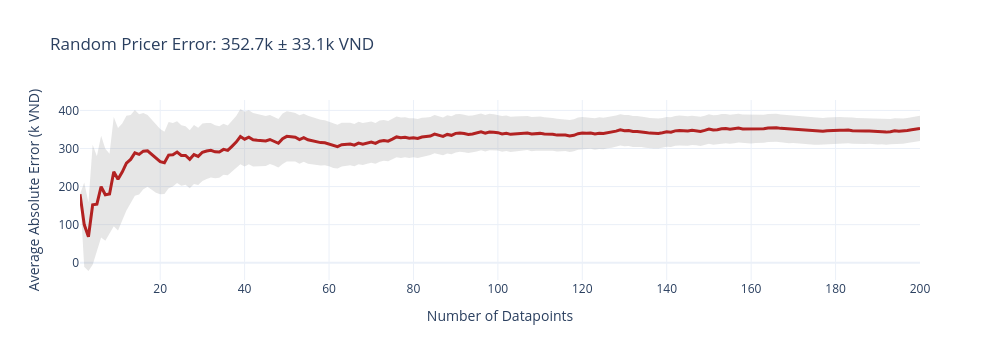
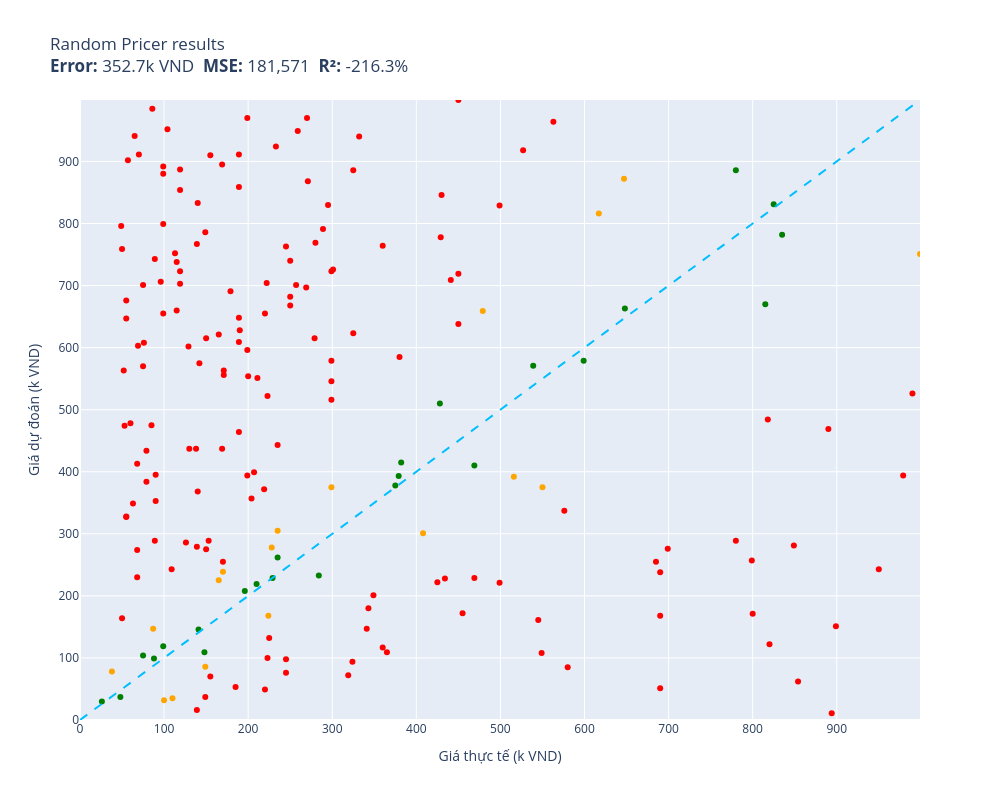

The notebook cell these images were saved under, in order:
### Markdown cell above
## Section 1 — Statistical Baselines

Không dùng NLP — chỉ là heuristic đơn giản.  
Đây là "đường sàn" mà mọi ML model đều phải vượt qua.

Evaluate trên `test` set, 200 samples — giống English day3.

### Code cell
def random_pricer(item):
    return random.randrange(5, 1001)

random.seed(42)
results["1a. Random"] = evaluate(random_pricer, test)

### Figure 1 — Plotly figure (JSON) as saved in the notebook; plotly's stock layout.template omitted (floating-point values rounded to 4 significant figures; data arrays with more than 128 entries replaced by an {"elided": "..."} marker saying what was removed)
{"data": [{"fill": "toself", "fillcolor": "rgba(128,128,128,0.2)", "hoverinfo": "skip", "line": {"color": "rgba(255,255,255,0)"}, "name": "95% CI", "showlegend": false, "type": "scatter", "x": {"elided": "400 int values"}, "y": {"elided": "400 float values"}}, {"customdata": {"elided": "200x1 float values"}, "hovertemplate": "n=%{x}<br>Avg Error=%{y:.1f}k VND<br>±95% CI=%{customdata[0]:.1f}k<extra></extra>", "line": {"color": "firebrick", "width": 3}, "mode": "lines", "name": "Cumulative Avg Error", "type": "scatter", "x": {"elided": "200 int values"}, "y": {"elided": "200 float values"}}], "layout": {"height": 360, "showlegend": false, "title": {"text": "Random Pricer Error: 352.7k ± 33.1k VND"}, "width": 1000, "xaxis": {"title": {"text": "Number of Datapoints"}}, "yaxis": {"title": {"text": "Average Absolute Error (k VND)"}}}}

### Figure 2 — Plotly figure (JSON) as saved in the notebook; plotly's stock layout.template omitted (floating-point values rounded to 4 significant figures; data arrays with more than 128 entries replaced by an {"elided": "..."} marker saying what was removed)
{"data": [{"customdata": [["Thùng lưu trữ, hộp đựng đồ đa năng bằng ...\\Dự đoán: 659.0k VND  Thực tế: 479.0k VND"], ["Giá Đỡ Dây Cáp Wi WU CH011 - Hàng Chính ...\\Dự đoán: 35.0k VND  Thực tế: 110.0k VND"], ["Ba lô, balo  laptop thời trang Hàn Quốc ...\\Dự đoán: 32.0k VND  Thực tế: 100.0k VND"], ["Đồ Chơi Tay Cầm Âm Nhạc 2 TOONYKIDS - Đồ...\\Dự đoán: 168.0k VND  Thực tế: 224.0k VND"], ["Bộ Tháo Mắt Xích Xe Loại Tốt – Gọn Nhẹ, ...\\Dự đoán: 225.0k VND  Thực tế: 165.0k VND"], ["MÁY MÀI 100MM 710W TOLSEN 79544 - HÀNG C...\\Dự đoán: 872.0k VND  Thực tế: 647.0k VND"], ["Pin dùng cho Laptop Acer One 725 - Hàng ...\\Dự đoán: 392.0k VND  Thực tế: 516.0k VND"], ["Dầu gội nam Home Scape Care giảm gàu chă...\\Dự đoán: 305.0k VND  Thực tế: 235.0k VND"], ["Balo Laptop 15.6 inch KMORE The CARTER -...\\Dự đoán: 375.0k VND  Thực tế: 550.0k VND"], ["Bình Uống Nước Cho Bé LocknLock HAP916 4...\\Dự đoán: 301.0k VND  Thực tế: 408.0k VND"], ["Khăn lụa choàng cổ 02\\Dự đoán: 86.0k VND  Thực tế: 149.0k VND"], ["Bao da dành cho Samsung Galaxy Tab S6 10...\\Dự đoán: 278.0k VND  Thực tế: 228.0k VND"], ["Ví nữ cầm tay vuông mini hình cỏ ba lá  ...\\Dự đoán: 78.0k VND  Thực tế: 38.0k VND"], ["Máy Xay Sinh Tố BlueStone BLB-5328 1.5 L...\\Dự đoán: 751.0k VND  Thực tế: 999.0k VND"], ["Combo 10 Mặt Nạ Banobagi Kháng Viêm, Giả...\\Dự đoán: 239.0k VND  Thực tế: 170.0k VND"], ["Ngũ cốc Xuân An yến mạch hạnh nhân hạt c...\\Dự đoán: 147.0k VND  Thực tế: 87.0k VND"], ["Sạc cho Laptop MSI PS42 8RA  Hàng Nhập k...\\Dự đoán: 375.0k VND  Thực tế: 299.0k VND"], ["Sạc cho laptop Dell Gaming Inspiron 7567...\\Dự đoán: 816.0k VND  Thực tế: 617.0k VND"]], "hovertemplate": "%{customdata[0]}<extra></extra>", "legendgroup": "orange", "marker": {"color": "orange", "size": 6, "symbol": "circle"}, "mode": "markers", "name": "orange", "orientation": "v", "showlegend": true, "type": "scatter", "x": [479, 110, 100, 224, 165, 647, 516, 235, 550, 408, 149, 228, 38, 999, 170, 87, 299, 617], "xaxis": "x", "y": [659, 35, 32, 168, 225, 872, 392, 305, 375, 301, 86, 278, 78, 751, 239, 147, 375, 816], "yaxis": "y"}, {"customdata": [["Bộ Gí Đỡ Từ Đa Chức Năng Hoco PH19 - Hàn...\\Dự đoán: 119.0k VND  Thực tế: 99.0k VND"], ["Chì Kẻ Mày Xé Suri 101 Black Màu Đen E27...\\Dự đoán: 30.0k VND  Thực tế: 26.0k VND"], ["Ugreen UG30771US230TK card mạng PCI-e 1x...\\Dự đoán: 233.0k VND  Thực tế: 284.0k VND"], ["Thức ăn IGUANA Trưởng Thành Bí Đỏ GREENA...\\Dự đoán: 109.0k VND  Thực tế: 148.0k VND"], ["Lốc 4 Gói băng vệ sinh Kotex Bảo Vệ Toàn...\\Dự đoán: 208.0k VND  Thực tế: 196.0k VND"], ["Thú nhồi bông rồng sữa vô tri êm mịn - S...\\Dự đoán: 670.0k VND  Thực tế: 815.0k VND"], ["Quạt treo tường Lifan TE-1689 có remote ...\\Dự đoán: 782.0k VND  Thực tế: 835.0k VND"], ["Ổ Khóa Chống Trộm Thông Minh\\Dự đoán: 99.0k VND  Thực tế: 88.0k VND"], ["BẠT CHỐNG NẮNG PHÍA TRONG KÍNH LÁI Xe Ô ...\\Dự đoán: 104.0k VND  Thực tế: 75.0k VND"], ["Máy Đo Huyết Áp Cơ ALPK2 - Nhập Khẩu Chí...\\Dự đoán: 831.0k VND  Thực tế: 825.0k VND"], ["Serum Prettyskin B5 Phục Hồi, Dưỡng Sáng...\\Dự đoán: 378.0k VND  Thực tế: 375.0k VND"], ["Bộ Test Nước Emaux CE029\\Dự đoán: 219.0k VND  Thực tế: 210.0k VND"], ["Đèn pin đội đầu j78 chiếu xa ánh sáng mạ...\\Dự đoán: 393.0k VND  Thực tế: 379.0k VND"], ["Bộ combo Vệ Sinh & Khửi mùi Giày Dép Sne...\\Dự đoán: 229.0k VND  Thực tế: 229.0k VND"], ["Combo 2 bộ miếng lót cho giày rộng V.3 T...\\Dự đoán: 37.0k VND  Thực tế: 48.0k VND"], ["Ly  Thuỷ Tinh Pha Lê Ý RCR 360ml\\Dự đoán: 415.0k VND  Thực tế: 382.0k VND"], ["Kính râm nam Solex chữ H Mắt kính thủy t...\\Dự đoán: 410.0k VND  Thực tế: 469.0k VND"], ["MŨI KHOAN ĐẤT Φ150X800MM INGCO GEA55221-...\\Dự đoán: 663.0k VND  Thực tế: 648.0k VND"], ["Nệm Massage toàn thân Bella Plus MK292\\Dự đoán: 579.0k VND  Thực tế: 599.0k VND"], ["Ốp Lưng Kính Cường Lực Trong Suốt Hoàn T...\\Dự đoán: 146.0k VND  Thực tế: 141.0k VND"], ["Bộ 6 Ly Thủy Tinh Diamond Bormioli Rocco...\\Dự đoán: 510.0k VND  Thực tế: 428.0k VND"], ["Sạc Tương Thích Cho Laptop Asus 150w TUF...\\Dự đoán: 886.0k VND  Thực tế: 780.0k VND"], ["Bao da Dux Ducis dành cho iPhone 15 Pro ...\\Dự đoán: 262.0k VND  Thực tế: 235.0k VND"], ["Máy nghe nhạc Lossless Ruizu X05 Bộ Nhớ ...\\Dự đoán: 571.0k VND  Thực tế: 539.0k VND"]], "hovertemplate": "%{customdata[0]}<extra></extra>", "legendgroup": "green", "marker": {"color": "green", "size": 6, "symbol": "circle"}, "mode": "markers", "name": "green", "orientation": "v", "showlegend": true, "type": "scatter", "x": [99, 26, 284, 148, 196, 815, 835, 88, 75, 825, 375, 210, 379, 229, 48, 382, 469, 648, 599, 141, 428, 780, 235, 539], "xaxis": "x", "y": [119, 30, 233, 109, 208, 670, 782, 99, 104, 831, 378, 219, 393, 229, 37, 415, 410, 663, 579, 146, 510, 886, 262, 571], "yaxis": "y"}, {"customdata": {"elided": "158x1 str values"}, "hovertemplate": "%{customdata[0]}<extra></extra>", "legendgroup": "red", "marker": {"color": "red", "size": 6, "symbol": "circle"}, "mode": "markers", "name": "red", "orientation": "v", "showlegend": true, "type": "scatter", "x": {"elided": "158 int values"}, "xaxis": "x", "y": {"elided": "158 int values"}, "yaxis": "y"}, {"hoverinfo": "skip", "line": {"color": "deepskyblue", "dash": "dash", "width": 2}, "mode": "lines", "name": "y = x", "showlegend": false, "type": "scatter", "x": [0, 999], "y": [0, 999]}], "layout": {"height": 800, "legend": {"title": {"text": "color"}, "tracegroupgap": 0}, "showlegend": false, "title": {"text": "Random Pricer results<br><b>Error:</b> 352.7k VND  <b>MSE:</b> 181,571  <b>R²:</b> -216.3%"}, "width": 1000, "xaxis": {"anchor": "y", "domain": [0, 1], "range": [0, 999], "title": {"text": "Giá thực tế (k VND)"}}, "yaxis": {"anchor": "x", "domain": [0, 1], "range": [0, 999], "title": {"text": "Giá dự đoán (k VND)"}}}}
